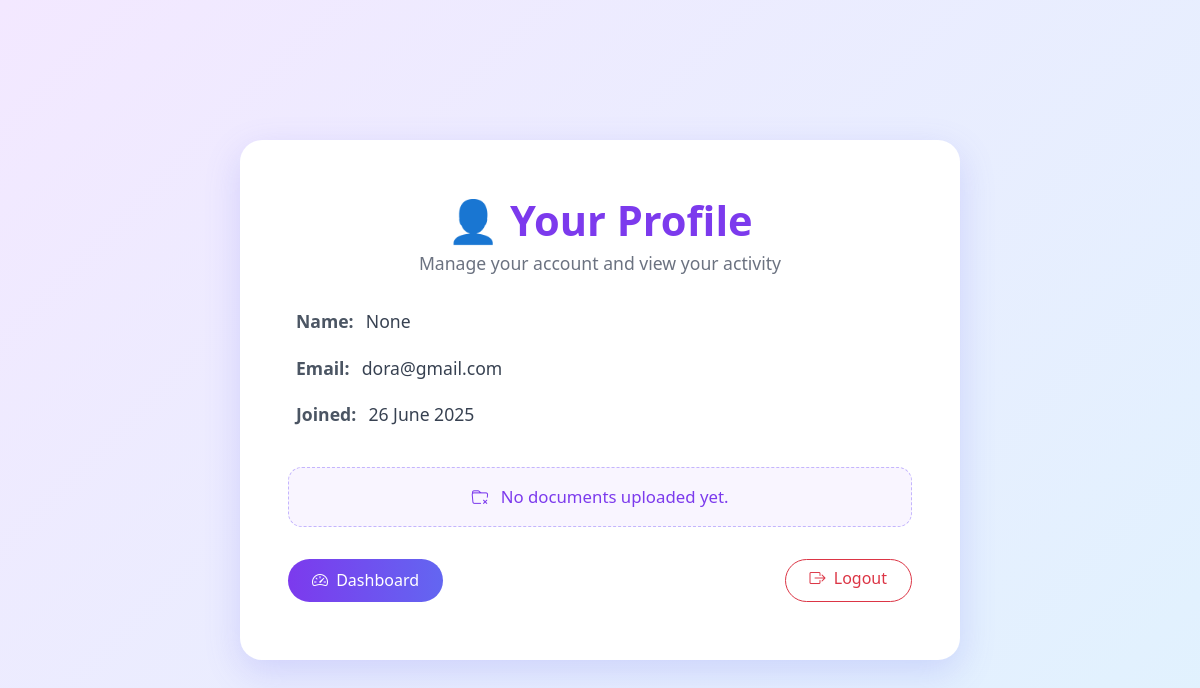
The app's page /profile (signed in) with its own data.
### models.py (models this page shows)
class User(UserMixin, db.Model):
    __tablename__ = 'user'
    __table_args__ = {'extend_existing': True}
    id = db.Column(db.Integer, primary_key=True)
    name = db.Column(db.String(100), nullable=True)
    username = db.Column(db.String(80), unique=True, nullable=False)
    email = db.Column(db.String(120), unique=True, nullable=False)
    password = db.Column(db.String(200), nullable=False)
    joined = db.Column(db.DateTime, default=datetime.utcnow)
    translations = db.relationship('Translation', backref='user', lazy=True)

### app.py (the view)
@app.route("/profile")
@login_required
def profile():
    documents = Translation.query.filter_by(user_id=current_user.id).all()
    return render_template("profile.html", user=current_user, documents=documents)

### models.py (called while the page is built)
@login_manager.user_loader
def load_user(user_id):
    return db.session.get(User, int(user_id))

### templates/profile.html (shortened to what this page needs)
<!DOCTYPE html>
<html lang="en">
<head>
  <link rel="stylesheet" href="https://cdn.jsdelivr.net/npm/bootstrap@5.3.3/dist/css/bootstrap.min.css" />
  <link rel="stylesheet" href="https://cdn.jsdelivr.net/npm/bootstrap-icons@1.10.5/font/bootstrap-icons.css" />
</head>
<body>
  <div class="profile-wrapper">
    <div class="profile-card">
      <div class="profile-header">
        <h1>👤 Your Profile</h1>
        <p>Manage your account and view your activity</p>
      </div>
      <div class="profile-info">
        <div class="mb-3">
          <span class="label">Name:</span>
          <span class="value">{{ current_user.name }}</span>
        </div>
        <div class="mb-3">
          <span class="label">Email:</span>
          <span class="value">{{ current_user.email }}</span>
        </div>
        <div class="mb-3">
          <span class="label">Joined:</span>
          <span class="value">
            {% if current_user.joined %}
              {{ current_user.joined.strftime('%d %B %Y') }}
            {% else %}
              <span class="text-muted">—</span>
            {% endif %}
          </span>
        </div>
      </div>
      <div class="doc-placeholder">
        <i class="bi bi-folder-x me-2"></i> No documents uploaded yet.
      </div>
      <div class="d-flex justify-content-between">
        <a href="{{ url_for('dashboard') }}" class="btn btn-purple px-4 rounded-pill">
          <i class="bi bi-speedometer2 me-1"></i> Dashboard
        </a>
        <a href="{{ url_for('logout') }}" class="btn btn-outline-danger px-4 rounded-pill">
          <i class="bi bi-box-arrow-right me-1"></i> Logout
        </a>
      </div>
    </div>
  </div>
</body>
</html>

### templates/profile.html (style rules this page uses)
body { background: linear-gradient(135deg, #f3e8ff, #e0f2fe); font-family: 'Segoe UI', sans-serif; }
.profile-wrapper { min-height: 100vh; display: flex; align-items: center; justify-content: center; padding: 2rem; }
.profile-card { background: #ffffff; padding: 3.5rem 3rem 3rem; border-radius: 22px; box-shadow: 0 12px 36px rgba(99, 102, 241, 0.2); max-width: 720px; min-height: 520px; width: 100%; transition: all 0.3s ease; }
.profile-header { text-align: center; margin-bottom: 2rem; }
.profile-header h1 { font-size: 2.6rem; font-weight: 700; color: #7c3aed; margin-bottom: 0.25rem; }
.profile-header p { color: #6b7280; font-size: 1.1rem; margin: 0; }
.profile-info { margin-bottom: 2.5rem; padding: 0 0.5rem; }
.profile-info .mb-3 { margin-bottom: 1.25rem !important; }
.profile-info .label { font-weight: 600; color: #4b5563; font-size: 1.1rem; }
.profile-info .value { color: #374151; font-size: 1.1rem; display: inline-block; margin-left: 0.5rem; }
.doc-placeholder { background-color: #f9f5ff; border: 1px dashed #c4b5fd; padding: 1rem 1.5rem; border-radius: 14px; text-align: center; color: #7c3aed; font-size: 1.05rem; margin-bottom: 2rem; }
.btn-purple { background: linear-gradient(to right, #7c3aed, #6366f1); border: none; color: white; font-size: 1rem; padding: 0.6rem 1.5rem; }

### records on screen
User: name "None", email "dora@gmail.com", joined "26 June 2025"
